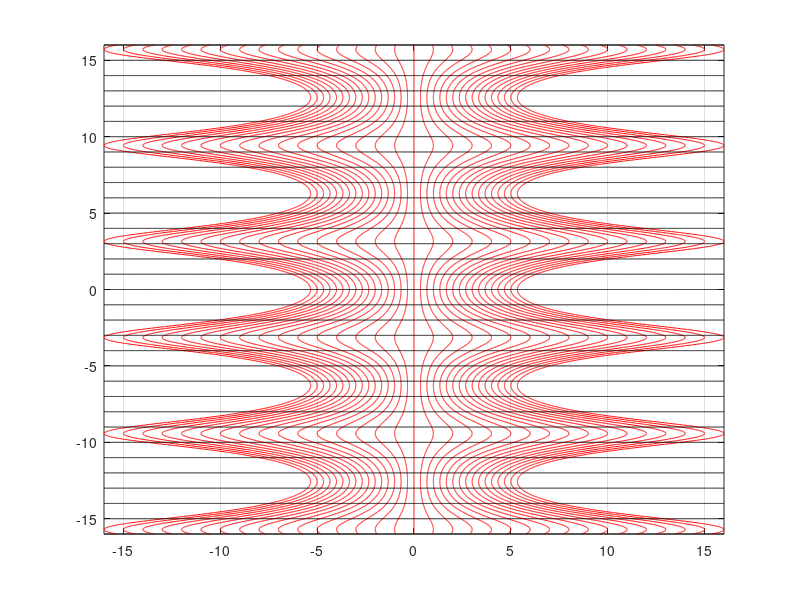

Source code (MATLAB): (Note: this script raises an error after producing the figure.)
%   Plots and saves Coordinate Lines for various
%   diffeomorphisms
%
%	AUTHOR:	D Lantzberg, Nov. 2017

close all
boxArea = 1;

xl = -16;
xr = 16;
yu = -16;
yo = 16;

FlowLinesY =  xl : sqrt(boxArea) : xr ;
FlowLinesX =  yu : sqrt(boxArea) : yo ;
y = (yu : .01 : yo); 
x = (xl : .01 : xr);

%% SIN / COS Symplecto
figure(1),

sigCos = @(x) 2*x + sin(x);
dSigCos = @(x) 2 + cos(x);

plot( FlowLinesY(:)*(1./( dSigCos(y) )), y ,'r' , ...
      x , (FlowLinesX(:)*ones(1,length(x))) ,'k-' );
axis([xl xr yu yo]); grid;
ax = gca;
ax.XTick = FlowLinesY;
ax.YTick = FlowLinesX;
zoom(4);
plotTickLatex2D;
%pause;

%% LOG2 Symplecto (Wavelet tesselation)
figure(2),

sigLog = @(x) log2(abs(x));
iSigLog = @(x) 2.^(x);

dSigLog = @(x) 1./log(2) ./ ( abs(x) );

plot( (xl : sqrt(boxArea) : xr).'*( dSigLog(y) ) , y ,'r' , ...
        x , iSigLog(FlowLinesX(:)*ones(1,length(x))) ,'k-' );
axis([xl xr yu yo]); grid;
ax = gca;
ax.XTick = FlowLinesY;
ax.YTick = FlowLinesX;
zoom(4);
plotTickLatex2D;
%pause;

%% IDENTICAL Symplecto (STFT tesselation)
figure(3),

sigId = @(x) x;
dSigId = @(x) ones(size(x));

plot( FlowLinesY(:)*( dSigId(y) ) , y ,'r' ,  ...
      x , FlowLinesX(:)*ones(1,length(x)) ,'k-' );
axis([xl xr yu yo]); grid;
ax = gca;
ax.XTick = FlowLinesY;
ax.YTick = FlowLinesX;
zoom(4);
plotTickLatex2D;
pause;

% Save as EPS
SaveAsEps(1,'CoordinateLines_Cos');
SaveAsEps(2,'CoordinateLines_Log');
SaveAsEps(3,'CoordinateLines_Id');